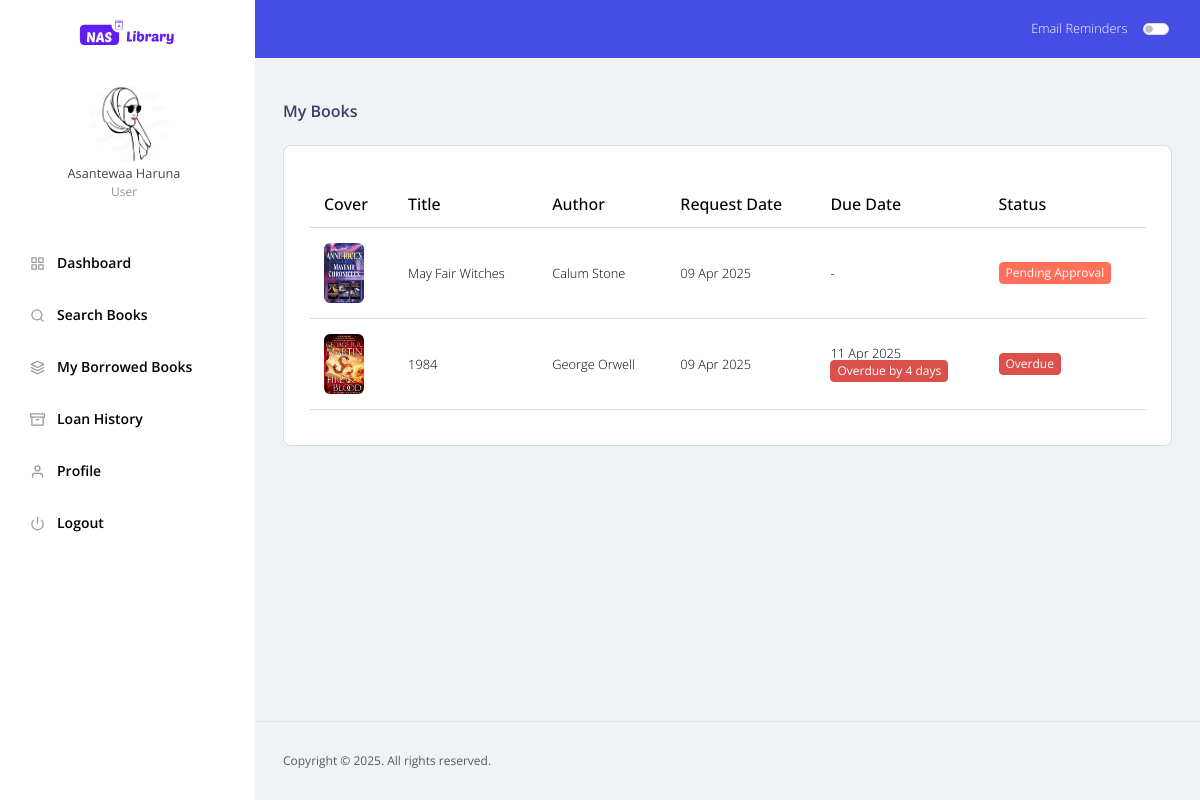
The app's page /user/borrowed_books.php (signed in) with its own data.
### tables this page shows
CREATE TABLE IF NOT EXISTS `users` (
  `user_id` int(11) NOT NULL AUTO_INCREMENT,
  `username` varchar(50) NOT NULL,
  `password` varchar(255) NOT NULL,
  `full_name` varchar(100) NOT NULL,
  `email` varchar(100) NOT NULL,
  `role` enum('admin','user') NOT NULL DEFAULT 'user',
  `profile_pic` varchar(100) DEFAULT NULL,
  `created_at` timestamp NULL DEFAULT CURRENT_TIMESTAMP,
  `updated_at` timestamp NULL DEFAULT CURRENT_TIMESTAMP ON UPDATE CURRENT_TIMESTAMP,
  `email_reminder` tinyint(1) DEFAULT '0',
  PRIMARY KEY (`user_id`),
  UNIQUE KEY `username` (`username`),
  UNIQUE KEY `email` (`email`)
);

CREATE TABLE IF NOT EXISTS `book_loans` (
  `loan_id` int(11) NOT NULL AUTO_INCREMENT,
  `book_id` int(11) NOT NULL,
  `user_id` int(11) NOT NULL,
  `borrow_date` timestamp NULL DEFAULT CURRENT_TIMESTAMP,
  `due_date` date NOT NULL,
  `return_date` date DEFAULT NULL,
  `status` enum('pending','borrowed','returned','overdue') NOT NULL DEFAULT 'borrowed',
  PRIMARY KEY (`loan_id`),
  KEY `book_id` (`book_id`),
  KEY `user_id` (`user_id`)
);

CREATE TABLE IF NOT EXISTS `books` (
  `book_id` int(11) NOT NULL AUTO_INCREMENT,
  `isbn` varchar(20) NOT NULL,
  `title` varchar(255) NOT NULL,
  `author` varchar(100) NOT NULL,
  `shelf_code` varchar(100) DEFAULT NULL,
  `publication_year` int(11) DEFAULT NULL,
  `genre` varchar(50) DEFAULT NULL,
  `subject` varchar(50) DEFAULT NULL,
  `description` text,
  `quantity` int(11) NOT NULL DEFAULT '1',
  `available_quantity` int(11) NOT NULL DEFAULT '1',
  `cover_image` varchar(255) DEFAULT NULL,
  `created_at` timestamp NULL DEFAULT CURRENT_TIMESTAMP,
  `updated_at` timestamp NULL DEFAULT CURRENT_TIMESTAMP ON UPDATE CURRENT_TIMESTAMP,
  PRIMARY KEY (`book_id`),
  UNIQUE KEY `isbn` (`isbn`)
);

### user/borrowed_books.php (the view, shortened to what this page needs)
<?php
require_once '../config/db_connect.php';
$user_id = $_SESSION['user_id'];
$borrowed_books_query = "
    SELECT l.loan_id, b.book_id, b.title, b.author, b.isbn, b.cover_image,
           l.borrow_date, l.due_date, l.status
    FROM book_loans l
    JOIN books b ON l.book_id = b.book_id
    WHERE l.user_id = '$user_id' AND l.status IN ('borrowed', 'pending')
    ORDER BY
        CASE
            WHEN l.status = 'pending' THEN 1
            WHEN l.status = 'borrowed' THEN 2
        END,
        l.due_date ASC
";
$borrowed_books_result = $conn->query($borrowed_books_query);
include('../includes/dashboard_header.php');
?>
<div class="content-wrapper">
    <div class="my-3 d-flex justify-content-between align-items-center">
        <h5>My Books</h5>
    </div>
    <div class="row">
        <div class="col-12">
            <div class="card rounded-3">
                <div class="card-body">
                    <?php if ($borrowed_books_result->num_rows > 0): ?>
                        <div class="table-responsive">
                            <table class="table table-hover">
                                <thead>
                                    <tr>
                                        <th>Cover</th>
                                        <th>Title</th>
                                        <th>Author</th>
                                        <th>Request Date</th>
                                        <th>Due Date</th>
                                        <th>Status</th>
                                    </tr>
                                </thead>
                                <tbody>
                                    <?php while ($book = $borrowed_books_result->fetch_assoc()): ?>
                                        <?php
                                        $due_date = strtotime($book['due_date']);
                                        $today = strtotime(date('Y-m-d'));
                                        $is_overdue = $due_date < $today && $book['status'] == 'borrowed';
                                        $days_left = ceil(($due_date - $today) / (60 * 60 * 24));
                                        ?>
                                        <tr>
                                            <td>
                                                <img src="../assets/images/books/<?php echo $book['cover_image'] ? $book['cover_image'] : 'default-book.svg'; ?>"
                                                     alt="Book Cover" style="width: 40px; height: 60px; object-fit: cover; border-radius: 6px;">
                                            </td>
                                            <td><?php echo $book['title']; ?></td>
                                            <td><?php echo $book['author']; ?></td>
                                            <td><?php echo date('d M Y', strtotime($book['borrow_date'])); ?></td>
                                            <td>
                                                <?php if ($book['status'] == 'borrowed'): ?>
                                                    <?php echo date('d M Y', $due_date); ?><br>
                                                    <?php if ($is_overdue): ?>
                                                        <span class="badge badge-danger">Overdue by <?php echo abs($days_left); ?> days</span>
                                                    <?php else: ?>
                                                        <span class="badge badge-info"><?php echo $days_left; ?> days left</span>
                                                    <?php endif; ?>
                                                <?php else: ?>
                                                    -
                                                <?php endif; ?>
                                            </td>
                                            <td>
                                                <?php
                                                $status_class = '';
                                                $status_text = '';
                                                if ($book['status'] == 'pending') {
                                                    $status_class = 'badge-warning';
                                                    $status_text = 'Pending Approval';
                                                } elseif ($book['status'] == 'borrowed') {
                                                    if ($is_overdue) {
                                                        $status_class = 'badge-danger';
                                                        $status_text = 'Overdue';
                                                    } else {
                                                        $status_class = 'badge-primary';
                                                        $status_text = 'Borrowed';
                                                    }
                                                }
                                                ?>
                                                <span class="badge <?php echo $status_class; ?>">
                                                    <?php echo $status_text; ?>
                                                </span>
                                            </td>
                                        </tr>
                                    <?php endwhile; ?>
                                </tbody>
                            </table>
                        </div>
                    <?php endif; ?>
                </div>
            </div>
        </div>
    </div>
</div>
<?php include_once('../includes/dashboard_footer.php'); ?>

### includes/sidenav.php (shortened to what this page needs)
<?php
    require_once '../config/db_connect.php';
    $user_id = isset($_SESSION['user_id']) ? $_SESSION['user_id'] : null;
    $user_info = null;
    if ($user_id) {
        $query = "SELECT full_name, role, profile_pic FROM users WHERE user_id = ?";
        $stmt = $conn->prepare($query);
        $stmt->bind_param("i", $user_id);
        $stmt->execute();
        $result = $stmt->get_result();
        $user_info = $result->fetch_assoc();
    }
    $user_role = $user_info ? $user_info['role'] : '';
    $is_admin = ($user_role === 'admin');
    $profile_pic = $user_info && !empty($user_info['profile_pic'])
        ? '../assets/images/profiles/' . $user_info['profile_pic']
        : '../assets/images/RGU_logo.jpg';
?>
<nav class="sidebar sidebar-offcanvas" id="sidebar">
    <ul class="nav">
        <li class="nav-item nav-profile mt-4">
            <div class="nav-link">
                <div class="profile-image">
                    <img src="<?php echo $profile_pic; ?>" class="rounded-circle" alt="profile" style="width: 80px; height: 80px; object-fit: cover;"/>
                </div>
                <div class="profile-name">
                    <p class="name">
                        <?php echo $user_info ? $user_info['full_name'] : 'User'; ?>
                    </p>
                    <p class="designation">
                        <?php echo ucfirst($user_role); ?>
                    </p>
                </div>
            </div>
        </li>
        <li class="nav-item">
            <a class="nav-link" href="dashboard.php">
                <i data-feather="grid" class="sidenav-icon"></i>
                <span class="menu-title text-black font-weight-semibold">Dashboard</span>
            </a>
        </li>
        <?php if (!$is_admin): ?>
            <li class="nav-item">
                <a class="nav-link" href="./search_books.php">
                    <i data-feather="search" class="sidenav-icon"></i>
                    <span class="menu-title text-black font-weight-semibold">Search Books</span>
                </a>
            </li>
            <li class="nav-item">
                <a class="nav-link" href="./borrowed_books.php">
                    <i data-feather="layers" class="sidenav-icon"></i>
                    <span class="menu-title text-black font-weight-semibold">My Borrowed Books</span>
                </a>
            </li>
            <li class="nav-item">
                <a class="nav-link" href="./loan_history.php">
                    <i data-feather="archive" class="sidenav-icon"></i>
                    <span class="menu-title text-black font-weight-semibold">Loan History</span>
                </a>
            </li>
        <?php endif; ?>
        <li class="nav-item">
            <a class="nav-link" href="./profile.php">
                <i data-feather="user" class="sidenav-icon"></i>
                <span class="menu-title text-black font-weight-semibold">Profile</span>
            </a>
        </li>
        <li class="nav-item">
            <a class="nav-link" href="../authentication/logout.php">
                <i data-feather="power" class="sidenav-icon"></i>
                <span class="menu-title text-black font-weight-semibold">Logout</span>
            </a>
        </li>
    </ul>
</nav>

### records on screen
users: profile_pic (picture), full_name "Asantewaa Haruna", role "User"
book_loans: book.cover_image (picture), book.title "May Fair Witches", book.author "Calum Stone", borrow_date "09 Apr 2025", status "Pending Approval"
book_loans: book.cover_image (picture), book.title "1984", book.author "George Orwell", borrow_date "09 Apr 2025", due_date "11 Apr 2025", status_text "Overdue"
